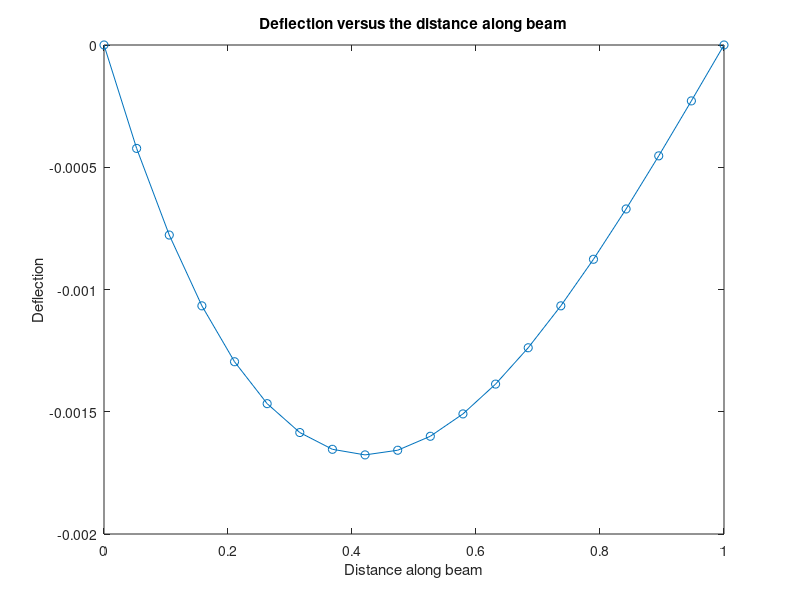

The MATLAB source for this figure:
%Problem 2 Euler Bernoulli beam bending
%David Curry
%ID: 304755606
clear all;
clc;
rng('default');
%create initial conditions
L = 1;
R = 0.013;
r = 0.011;
P = -2000;
d = 0.01;
E = 70*10^9;
I = (pi/4)*(R^4 - r^4);
nodes = 20;
step = L/(nodes-1);
A = zeros(nodes,nodes);
for row = 1:nodes
    for col = 1:nodes
        if row == 1 && col == 1
            A(row,col) = 1;
        elseif row == nodes && col == nodes 
            A(row,col) = 1;
        elseif row == col
            A(row,col) = -2;
            A(row, col+1) = 1;
            A(row,col-1) = 1;
        end
    end
end

b = zeros(nodes,1);
M = zeros(1,nodes);
for k = 1:nodes
    if k < d*nodes
        M(k) = (-P*(L - d)*step*(k-1))/L;
    else
        M(k) = (-P*d*(L - (step*(k-1))))/L;
    end
    if k == 1 || k == nodes 
        b(k) = 0;
    else 
        b(k) = ((step^2)*M(k))/(E*I);
    end
end

y = A\b;
x = linspace(0,1,nodes);
plot(x,y,'o-');
xlabel('Distance along beam');
ylabel('Deflection');
title('Deflection versus the distance along beam');

maxi = min(y);
for k = 1:nodes
    if y(k) == maxi
        maxi_x = x(k);
    end
end
c = min(d,L-d);
max2 = (P*c*(L^2 - c^2)^1.5)/(9*sqrt(3)*E*I*L);
error = abs(maxi - max2);

fprintf('Maximum displacement occurred at %.3f meters\n', maxi_x);
fprintf('Maximum displacement was %.5f meters\n',maxi);
fprintf('The error between the actual and calculated maximums is %.5f meters\n',error);